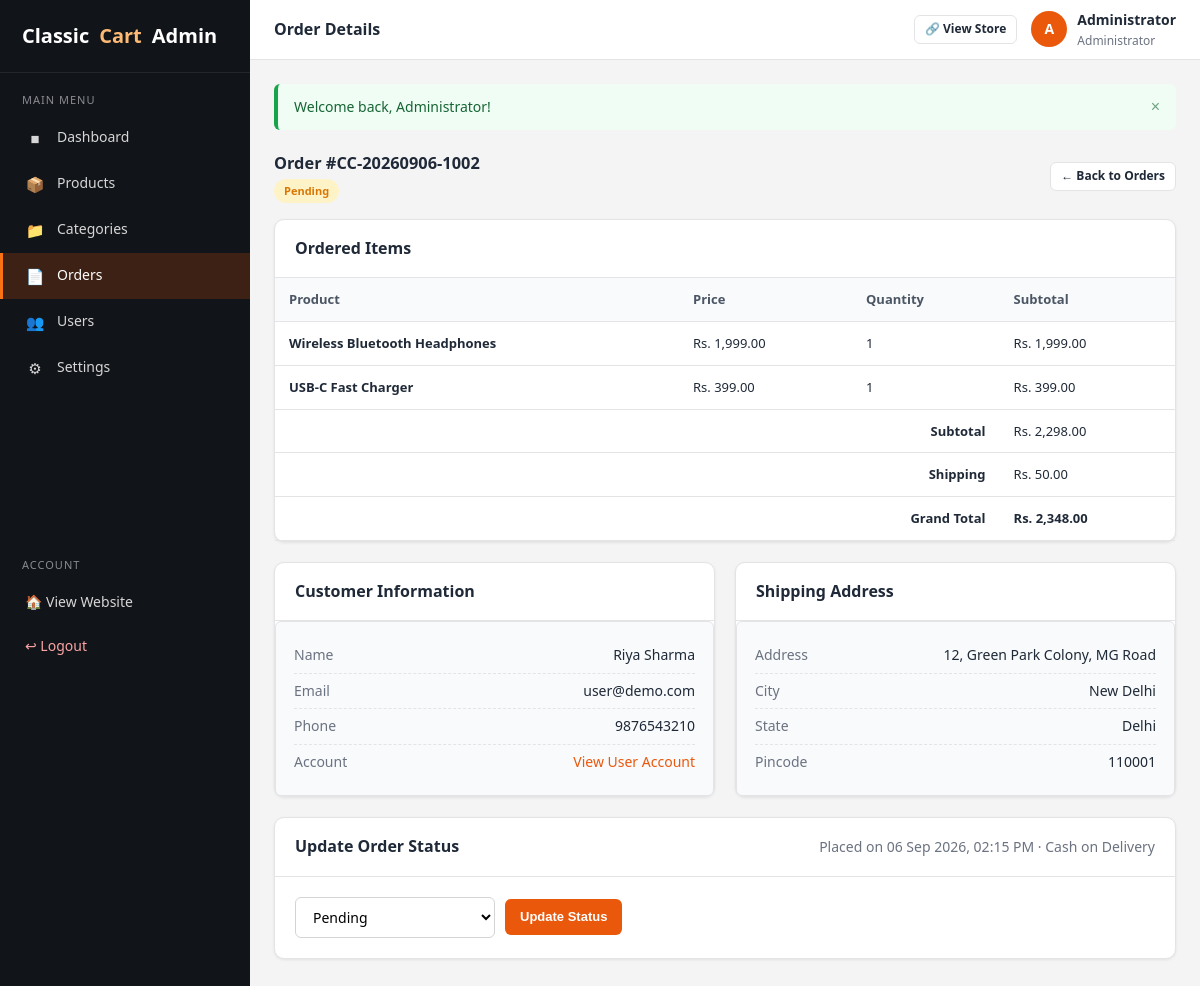
The page /admin/order-details.php?id=2 (signed in) on the database its author committed.
### tables this page shows
CREATE TABLE `orders` (
  `id` INT(11) NOT NULL AUTO_INCREMENT,
  `order_number` VARCHAR(50) NOT NULL,
  `user_id` INT(11) DEFAULT NULL,
  `name` VARCHAR(100) NOT NULL,
  `email` VARCHAR(150) NOT NULL,
  `phone` VARCHAR(20) NOT NULL,
  `address` TEXT NOT NULL,
  `city` VARCHAR(100) NOT NULL,
  `state` VARCHAR(100) NOT NULL,
  `pincode` VARCHAR(10) NOT NULL,
  `subtotal` DECIMAL(10,2) NOT NULL DEFAULT 0.00,
  `shipping` DECIMAL(10,2) NOT NULL DEFAULT 0.00,
  `total` DECIMAL(10,2) NOT NULL DEFAULT 0.00,
  `payment_method` VARCHAR(50) NOT NULL DEFAULT 'Cash on Delivery',
  `status` ENUM('Pending','Confirmed','Processing','Shipped','Delivered','Cancelled') NOT NULL DEFAULT 'Pending',
  `created_at` TIMESTAMP NOT NULL DEFAULT CURRENT_TIMESTAMP,
  PRIMARY KEY (`id`),
  UNIQUE KEY `uq_order_number` (`order_number`),
  KEY `idx_order_user` (`user_id`),
  CONSTRAINT `fk_order_user` FOREIGN KEY (`user_id`) REFERENCES `users` (`id`) ON DELETE SET NULL ON UPDATE CASCADE
);

CREATE TABLE `order_items` (
  `id` INT(11) NOT NULL AUTO_INCREMENT,
  `order_id` INT(11) NOT NULL,
  `product_id` INT(11) DEFAULT NULL,
  `product_name` VARCHAR(200) NOT NULL,
  `price` DECIMAL(10,2) NOT NULL DEFAULT 0.00,
  `quantity` INT(11) NOT NULL DEFAULT 1,
  `subtotal` DECIMAL(10,2) NOT NULL DEFAULT 0.00,
  PRIMARY KEY (`id`),
  KEY `idx_order_item_order` (`order_id`),
  KEY `idx_order_item_product` (`product_id`),
  CONSTRAINT `fk_order_item_order` FOREIGN KEY (`order_id`) REFERENCES `orders` (`id`) ON DELETE CASCADE ON UPDATE CASCADE,
  CONSTRAINT `fk_order_item_product` FOREIGN KEY (`product_id`) REFERENCES `products` (`id`) ON DELETE SET NULL ON UPDATE CASCADE
);

### includes/functions.php (called while the page is built, shortened)
<?php
require_once __DIR__ . '/../config/database.php';
function flash_get(): array
{
    $messages = $_SESSION['flash'] ?? array();
    return $messages;
}
function e(?string $value): string
{
    return htmlspecialchars((string)$value, ENT_QUOTES, 'UTF-8');
}
function money($amount): string
{
    return 'Rs. ' . number_format((float)$amount, 2);
}
function format_date(string $datetime): string
{
    return date('d M Y, h:i A', strtotime($datetime));
}
function order_status_classes(string $status): string
{
    $map = array(
        'Pending'    => 'badge-warning',
        'Confirmed'  => 'badge-info',
        'Processing' => 'badge-primary',
        'Shipped'    => 'badge-secondary',
        'Delivered'  => 'badge-success',
        'Cancelled'  => 'badge-danger',
    );
    return $map[$status] ?? 'badge-secondary';
}
    ?>

### config/database.php (called while the page is built, shortened)
<?php
function db(): PDO
{
    static $pdo = null;
    if ($pdo === null) {
        try {
            $pdo = new PDO(
                'mysql:host=' . DB_HOST . ';dbname=' . DB_NAME . ';charset=utf8mb4',
                DB_USER,
                DB_PASS,
                array(
                    PDO::ATTR_ERRMODE            => PDO::ERRMODE_EXCEPTION,
                    PDO::ATTR_DEFAULT_FETCH_MODE => PDO::FETCH_ASSOC,
                    PDO::ATTR_EMULATE_PREPARES   => false,
                )
            );
        } catch (PDOException $e) {
            die('Database connection could not be established. Please check your configuration in config/database.php and make sure the database was imported.');
        }
    }
    return $pdo;
}

### includes/auth.php (called while the page is built, shortened)
<?php
require_once __DIR__ . '/functions.php';
function current_admin(): ?array
{
    $stmt = db()->prepare('SELECT * FROM admins WHERE id = ? LIMIT 1');
    $stmt->execute(array((int)$_SESSION['admin_id']));
    $admin = $stmt->fetch();
    if ($admin && (int)$admin['status'] === 1) {
        return $admin;
    }
    return null;
}

### admin/order-details.php (the view, shortened to what this page needs)
<?php
$page_title = 'Order Details';
require_once __DIR__ . '/includes/header.php';
$oid = (int)($_GET['id'] ?? 0);
$stmt = db()->prepare(
    'SELECT o.*, u.name AS username, u.email AS useremail, u.phone AS userphone
     FROM orders o
     LEFT JOIN users u ON u.id = o.user_id
     WHERE o.id = ?'
);
$stmt->execute(array($oid));
$order = $stmt->fetch();
$stmt = db()->prepare('SELECT * FROM order_items WHERE order_id = ?');
$stmt->execute(array($order['id']));
$items = $stmt->fetchAll();
$statuses = array('Pending', 'Confirmed', 'Processing', 'Shipped', 'Delivered', 'Cancelled');
?>
<div class="flex-between mb-3">
    <div>
        <h3 style="margin-bottom:2px;">Order #<?php echo e($order['order_number']); ?></h3>
        <span class="badge <?php echo order_status_classes($order['status']); ?>"><?php echo e($order['status']); ?></span>
    </div>
    <a href="orders.php" class="btn btn-outline btn-sm">&larr; Back to Orders</a>
</div>
<div class="card">
    <div class="card-header"><h3>Ordered Items</h3></div>
    <div class="table-responsive">
        <table class="table">
            <thead>
                <tr>
                    <th>Product</th>
                    <th>Price</th>
                    <th>Quantity</th>
                    <th>Subtotal</th>
                </tr>
            </thead>
            <tbody>
                <?php foreach ($items as $item) { ?>
                    <tr>
                        <td style="font-weight:600;"><?php echo e($item['product_name']); ?></td>
                        <td><?php echo money($item['price']); ?></td>
                        <td><?php echo (int)$item['quantity']; ?></td>
                        <td><?php echo money($item['subtotal']); ?></td>
                    </tr>
                <?php } ?>
            </tbody>
            <tfoot>
                <tr>
                    <td colspan="3" style="text-align:right; font-weight:600;">Subtotal</td>
                    <td><?php echo money($order['subtotal']); ?></td>
                </tr>
                <tr>
                    <td colspan="3" style="text-align:right; font-weight:600;">Shipping</td>
                    <td><?php echo $order['shipping'] == 0 ? 'FREE' : money($order['shipping']); ?></td>
                </tr>
                <tr>
                    <td colspan="3" style="text-align:right; font-weight:700;">Grand Total</td>
                    <td style="font-weight:700;"><?php echo money($order['total']); ?></td>
                </tr>
            </tfoot>
        </table>
    </div>
</div>
<div class="grid-2" style="display:grid; grid-template-columns:1fr 1fr; gap:20px;">
    <div class="card">
        <div class="card-header"><h3>Customer Information</h3></div>
        <div class="order-detail-box">
            <div class="od-row"><span class="label">Name</span><span><?php echo e($order['name']); ?></span></div>
            <div class="od-row"><span class="label">Email</span><span><?php echo e($order['email']); ?></span></div>
            <div class="od-row"><span class="label">Phone</span><span><?php echo e($order['phone']); ?></span></div>
            <?php if ($order['user_id']) { ?>
                <div class="od-row">
                    <span class="label">Account</span>
                    <span><a href="users.php?search=<?php echo e($order['useremail']); ?>">View User Account</a></span>
                </div>
            <?php } else { ?>
                <div class="od-row"><span class="label">Account</span><span class="text-muted">Deleted user</span></div>
            <?php } ?>
        </div>
    </div>
    <div class="card">
        <div class="card-header"><h3>Shipping Address</h3></div>
        <div class="order-detail-box">
            <div class="od-row"><span class="label">Address</span><span><?php echo nl2br(e($order['address'])); ?></span></div>
            <div class="od-row"><span class="label">City</span><span><?php echo e($order['city']); ?></span></div>
            <div class="od-row"><span class="label">State</span><span><?php echo e($order['state']); ?></span></div>
            <div class="od-row"><span class="label">Pincode</span><span><?php echo e($order['pincode']); ?></span></div>
        </div>
    </div>
</div>
<div class="card">
    <div class="card-header">
        <h3>Update Order Status</h3>
        <span class="text-muted">Placed on <?php echo format_date($order['created_at']); ?> &middot; <?php echo e($order['payment_method']); ?></span>
    </div>
    <div class="card-body">
        <form method="post" action="order-status.php" class="flex" style="gap:10px;">
            <select name="status" class="form-control" style="width:200px;">
                <?php foreach ($statuses as $s) { ?>
                    <option value="<?php echo $s; ?>" <?php echo $order['status'] === $s ? 'selected' : ''; ?>><?php echo $s; ?></option>
                <?php } ?>
            </select>
            <button type="submit" class="btn btn-primary">Update Status</button>
        </form>
    </div>
</div>
<?php require_once __DIR__ . '/includes/footer.php'; ?>

### admin/includes/header.php (shortened to what this page needs)
<?php
require_once __DIR__ . '/../../includes/auth.php';
$admin     = current_admin();
$flashMsgs = flash_get();
$adminInitial = strtoupper(substr($admin['name'], 0, 1));
?>
<!DOCTYPE html>
<html lang="en">
<head>
    <link rel="stylesheet" href="assets/css/admin.css">
</head>
<body>
<div class="admin-wrapper">
    <?php require __DIR__ . '/sidebar.php'; ?>
    <div class="admin-main">
        <header class="admin-topbar">
            <div class="flex">
                <span class="topbar-title"><?php echo e($page_title); ?></span>
            </div>
            <div class="topbar-right">
                <a href="../index.php" class="btn btn-outline btn-sm">&#128279; View Store</a>
                <div class="admin-avatar">
                    <span class="avatar-circle"><?php echo e($adminInitial); ?></span>
                    <div>
                        <div class="admin-name"><?php echo e($admin['name']); ?></div>
                        <div class="admin-role">Administrator</div>
                    </div>
                </div>
            </div>
        </header>
        <div class="admin-content">
            <?php if (!empty($flashMsgs)) { ?>
                <div class="flash-container">
                    <?php foreach ($flashMsgs as $type => $messages) { ?>
                        <?php foreach ($messages as $msg) { ?>
                            <div class="flash flash-<?php echo e($type === 'error' ? 'danger' : $type); ?>">
                                <span><?php echo e($msg); ?></span>
                                <button type="button" class="flash-close" aria-label="Close">&times;</button>
                            </div>
                        <?php } ?>
                    <?php } ?>
                </div>
            <?php } ?>

### admin/assets/css/admin.css (style rules this page uses)
:root { --primary: #ea580c; --primary-dark: #c2410c; --sidebar-bg: #111418; --sidebar-text: #d6d6d6; --dark: #111418; --text: #1f2937; --muted: #6b7280; --light-bg: #f4f4f5; --white: #ffffff; --border: #e4e4e7; --success: #16a34a; --warning: #d97706; --danger: #dc2626; --info: #0f766e; --radius: 10px; --radius-sm: 6px; --shadow: 0 1px 3px rgba(17, 17, 17, 0.08); --shadow-md: 0 4px 12px rgba(17, 17, 17, 0.10); }
* { margin: 0; padding: 0; box-sizing: border-box; }
body { font-family: "Segoe UI", Tahoma, Arial, "Helvetica Neue", sans-serif; background: var(--light-bg); color: var(--text); font-size: 14px; line-height: 1.6; overflow-x: hidden; }
a { color: var(--primary); text-decoration: none; }
.admin-wrapper { display: flex; min-height: 100vh; }
.admin-main { flex: 1; margin-left: 250px; min-width: 0; display: flex; flex-direction: column; }
.admin-topbar { background: var(--white); border-bottom: 1px solid var(--border); padding: 0 24px; height: 60px; display: flex; align-items: center; justify-content: space-between; position: sticky; top: 0; z-index: 900; }
.admin-topbar .topbar-title { font-weight: 600; font-size: 16px; }
.admin-topbar .topbar-right { display: flex; align-items: center; gap: 14px; }
.admin-topbar .admin-avatar { display: flex; align-items: center; gap: 10px; }
.admin-topbar .avatar-circle { width: 36px; height: 36px; border-radius: 50%; background: var(--primary); color: #fff; display: flex; align-items: center; justify-content: center; font-weight: 700; font-size: 14px; }
.admin-topbar .admin-name { font-weight: 600; font-size: 14px; }
.admin-topbar .admin-role { font-size: 12px; color: var(--muted); }
.admin-content { padding: 24px; flex: 1; }
.card { background: var(--white); border: 1px solid var(--border); border-radius: var(--radius); box-shadow: var(--shadow); margin-bottom: 20px; }
.card-header { display: flex; align-items: center; justify-content: space-between; gap: 12px; padding: 16px 20px; border-bottom: 1px solid var(--border); flex-wrap: wrap; }
.card-header h3 { font-size: 16px; }
.card-body { padding: 20px; }
.table-responsive { overflow-x: auto; }
.table { width: 100%; border-collapse: collapse; }
.table th, .table td { padding: 11px 14px; text-align: left; border-bottom: 1px solid var(--border); font-size: 13px; vertical-align: middle; }
.table th { background: #f8fafc; font-weight: 600; color: #4b5563; white-space: nowrap; }
.btn { display: inline-flex; align-items: center; justify-content: center; gap: 5px; padding: 8px 14px; border: 1px solid transparent; border-radius: var(--radius-sm); font-size: 13px; font-weight: 600; cursor: pointer; background: none; color: var(--text); transition: all 0.15s ease; line-height: 1.4; }
.btn-primary { background: var(--primary); color: #fff; }
.btn-outline { border-color: var(--border); background: var(--white); color: var(--text); }
.btn-sm { padding: 5px 10px; font-size: 12px; }
.badge { display: inline-block; padding: 4px 10px; border-radius: 999px; font-size: 11px; font-weight: 700; line-height: 1.4; vertical-align: middle; }
.badge-warning { background: #fef3c7; color: var(--warning); }
.form-control { width: 100%; padding: 9px 13px; border: 1px solid #d4d4d4; border-radius: var(--radius-sm); font-size: 14px; font-family: inherit; background: var(--white); transition: border-color 0.15s ease, box-shadow 0.15s ease; }
.flash-container { margin-bottom: 20px; }
.flash { display: flex; align-items: center; justify-content: space-between; gap: 10px; padding: 12px 16px; border-radius: var(--radius-sm); border-left-width: 4px; border-left-style: solid; margin-bottom: 10px; font-size: 14px; }
.flash-success { background: #f0fdf4; border-left-color: var(--success); color: #166534; }
.flash-close { background: none; border: none; font-size: 16px; cursor: pointer; color: inherit; opacity: 0.6; }
.text-muted { color: var(--muted); }
.mb-3 { margin-bottom: 16px; }
.flex { display: flex; align-items: center; gap: 10px; flex-wrap: wrap; }
.flex-between { display: flex; align-items: center; justify-content: space-between; gap: 12px; flex-wrap: wrap; }
.order-detail-box { background: #f8fafc; border: 1px solid var(--border); border-radius: var(--radius-sm); padding: 16px 18px; }
.order-detail-box .od-row { display: flex; justify-content: space-between; padding: 6px 0; font-size: 14px; border-bottom: 1px dashed var(--border); }
.order-detail-box .od-row:last-child { border-bottom: none; }
.order-detail-box .od-row .label { color: var(--muted); }

### rows shown on the page
orders: order_number "CC-20260906-1002", status "Pending", subtotal "Rs. 2,298.00", shipping "Rs. 50.00", total "Rs. 2,348.00", name "Riya Sharma", email "user@demo.com", phone "9876543210", address "12, Green Park Colony, MG Road", city "New Delhi", state "Delhi", pincode "110001", created_at "06 Sep 2026, 02:15 PM", payment_method "Cash on Delivery"
order_items: product_name "Wireless Bluetooth Headphones", price "Rs. 1,999.00", quantity "1", subtotal "Rs. 1,999.00"
order_items: product_name "USB-C Fast Charger", price "Rs. 399.00", quantity "1", subtotal "Rs. 399.00"

### other values the page prints
$page_title "Order Details"
$adminInitial "A"
$admin['name'] "Administrator"
$msg "Welcome back, Administrator!"
